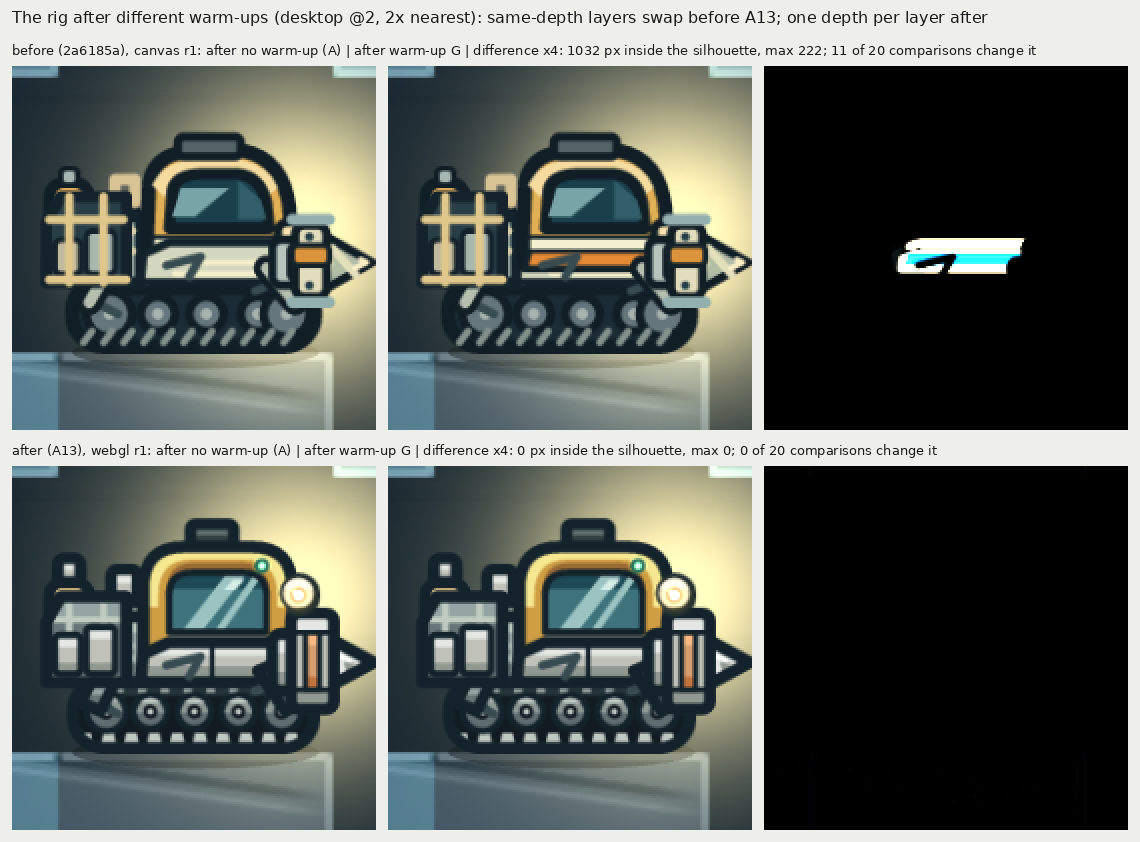

This figure's Python source:
"""A13 evidence: compare the determinism.mjs crops of two trees (before =
item 2's tip 2a6185a, after = this item).

For each tree, renderer (WebGL, Canvas) and target (a04, r1), every
warm-up's crop is compared with A's, the same scene on a page that drew
nothing before it:
- inside the rig's silhouette shrunk 2 px (so the device-pixel snap of the
  silhouette never counts), the pixels that differ and the largest
  difference: a layer-order change shows here;
- outside the silhouette grown 2 px (background, light map), the same: the
  sky, stars and seams are not part of the question and differ by 1 or 2
  levels between page histories in both trees;
and N (?debug=no-emissive) against A: the pixels the emissive lifts, all
inside the silhouette grown 1 px, never darker.

Writes OUT/determinism.json and OUT/determinism.png (per tree, the target
and renderer with the most differing silhouette pixels: A, the warm-up that
differs most, and the difference x4).

Usage: python3 docs/qa/a13-rig-shading/determinism.py BEFORE AFTER OUT
"""
import json
import os
import sys

import numpy as np
from PIL import Image, ImageDraw, ImageFont

FONT = '/usr/share/fonts/truetype/dejavu/DejaVuSans.ttf'
PAPER, INK = (238, 238, 234), (24, 24, 24)
SEQS = ['B', 'D', 'E', 'F', 'G']


def font(size):
    try:
        return ImageFont.truetype(FONT, size)
    except OSError:
        return ImageFont.load_default()


def load(folder, name):
    return np.asarray(Image.open(os.path.join(folder, name + '.png')).convert('RGB'), dtype=np.int16)


def morph(mask, r, grow):
    out = mask.copy()
    for dy in range(-r, r + 1):
        for dx in range(-r, r + 1):
            shifted = np.roll(np.roll(mask, dy, 0), dx, 1)
            out = (out | shifted) if grow else (out & shifted)
    return out


def compare(folder):
    results = json.load(open(os.path.join(folder, 'results.json')))
    report = {}
    for target in ('a04', 'r1'):
        sil = np.asarray(Image.open(os.path.join(folder, f'{target}-rig.png')).convert('RGBA'))[..., 3] > 0
        inside, outside = morph(sil, 2, False), ~morph(sil, 2, True)
        near = morph(sil, 1, True)
        for renderer in ('webgl', 'canvas'):
            key = f'{renderer} {target}'
            A = load(folder, f'{renderer}-{target}-A')
            assert A.shape[:2] == sil.shape, f'{key}: crop {A.shape} vs silhouette {sil.shape}'
            rec = {'silhouette px (shrunk 2 px)': int(inside.sum()),
                   'drawn': [f['frame'] for f in next(r for r in results if r['name'] == f'{renderer}-{target}-A')['drawn']]}
            for seq in SEQS:
                d = np.abs(load(folder, f'{renderer}-{target}-{seq}') - A).max(axis=2)
                rec[seq] = {'inside px': int((d[inside] > 0).sum()), 'inside max': int(d[inside].max()),
                            'outside px': int((d[outside] > 0).sum()), 'outside max': int(d[outside].max())}
            N = load(folder, f'{renderer}-{target}-N')
            lift = A - N
            lifted = (lift != 0).any(axis=2)
            rec['N (no-emissive)'] = {'px': int(lifted.sum()), 'outside the silhouette grown 1 px': int((lifted & ~near).sum()),
                                      'never brighter without the emissive': bool((lift >= 0).all()),
                                      'max lift': int(np.abs(lift).max())}
            rec['comparisons with silhouette pixels changed'] = sum(rec[s]['inside px'] > 0 for s in SEQS)
            report[key] = rec
    return report


def main():
    before, after, out = sys.argv[1:4]
    report = {'before (2a6185a)': compare(before), 'after (A13)': compare(after)}
    for tag, rep in report.items():
        changed = sum(r['comparisons with silhouette pixels changed'] for r in rep.values())
        total = len(SEQS) * len(rep)
        worst = max((r[s]['inside px'], r[s]['inside max']) for r in rep.values() for s in SEQS)
        rep['summary'] = {'comparisons': total, 'with silhouette pixels changed': changed,
                          'largest (px, levels)': list(worst),
                          'outside max levels': max(r[s]['outside max'] for k, r in rep.items() if k != 'summary' for s in SEQS)}
    with open(os.path.join(out, 'determinism.json'), 'w') as handle:
        json.dump(report, handle, indent=2)
        handle.write('\n')

    # The sheet: per tree, the worst pair.
    rows = []
    for tag, folder in (('before (2a6185a)', before), ('after (A13)', after)):
        rep = report[tag]
        key, seq = max(((k, s) for k in rep if k != 'summary' for s in SEQS),
                       key=lambda ks: (rep[ks[0]][ks[1]]['inside px'], ks))
        renderer, target = key.split()
        A, X = load(folder, f'{renderer}-{target}-A'), load(folder, f'{renderer}-{target}-{seq}')
        diff = np.clip(np.abs(X - A) * 4, 0, 255)
        ims = [Image.fromarray(a.astype(np.uint8)).resize((a.shape[1] * 2, a.shape[0] * 2), Image.Resampling.NEAREST)
               for a in (A, X, diff)]
        rows.append((f'{tag}, {renderer} {target}: after no warm-up (A) | after warm-up {seq} | difference x4: '
                     f'{rep[key][seq]["inside px"]} px inside the silhouette, max {rep[key][seq]["inside max"]}; '
                     f'{rep["summary"]["with silhouette pixels changed"]} of {rep["summary"]["comparisons"]} comparisons change it', ims))
    pad, head = 12, 24
    W = max(sum(im.width for im in ims) + pad * (len(ims) + 1) for _, ims in rows)
    H = 30 + sum(max(im.height for im in ims) + head + pad for _, ims in rows) + pad
    sheet = Image.new('RGB', (W, H), PAPER)
    draw = ImageDraw.Draw(sheet)
    draw.text((pad, 8), 'The rig after different warm-ups (desktop @2, 2x nearest): same-depth layers swap before A13; '
              'one depth per layer after', fill=INK, font=font(16))
    y = 30 + pad
    for label, ims in rows:
        draw.text((pad, y), label, fill=INK, font=font(13))
        x = pad
        for im in ims:
            sheet.paste(im, (x, y + head))
            x += im.width + pad
        y += max(im.height for im in ims) + head + pad
    sheet.save(os.path.join(out, 'determinism.png'), optimize=True)
    print(json.dumps({tag: rep['summary'] for tag, rep in report.items()}, indent=1))


if __name__ == '__main__':
    main()
